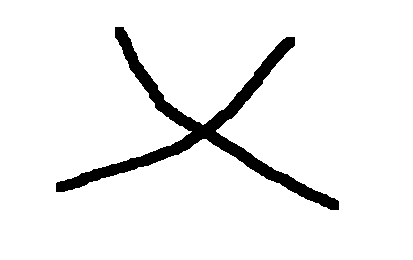
#> input picture graphs/pre_thining9.png, 413 x 260 px
$ python thining_algorithm.py
#> lines starting #> are read from the running program, lines starting #| are printed output that depends on the picture; after the words box and inside, x2 and y2 are one past the last pixel; in counts of white or black regions, pixels touching at a corner belong together
from PIL import Image, ImageOps
import numpy as np
import numpy.ma as ma
from math import sin,cos,pi

import cProfile
import pstats

# 1 is part of graph and 0 is background (on monitor, displayed as black background with a white graph and text)
on,off = 1,0

# Set of all 8-simple pixels where numbers in binary represent different positions of 8-neighboring pixels,
# note that for binary representation, top left neighbor pixel is the left most bit and left neighbor pixel is the right most bit in an 8-bit number
# ListNot8simp=  {9, 10, 11, 17, 18, 19, 25, 26, 27, 33, 34, 35, 36, 37, 38, 39, 40, 41, 42, 43, 44, 45, 46, 47, 49, 50, 51, 57, 58, 59, 66, 68, 70, 72, 73, 74, 75, 76, 78, 82, 90, 98, 100, 102, 104, 105, 106, 107, 108, 110, 114, 122, 130, 132, 134, 136, 137, 138, 139, 140, 142, 144, 145, 146, 147, 148, 150, 152, 153, 154, 155, 156, 158, 160, 161, 162, 163, 164, 165, 166, 167, 168, 169, 170, 171, 172, 173, 174, 175, 176, 177, 178, 179, 180, 182, 184, 185, 186, 187, 188, 190, 194, 196, 198, 200, 201, 202, 203, 204, 206, 210, 218, 226, 228, 230, 232, 233, 234, 235, 236, 238, 242, 250}
# ListIs8simp=  {0, 1, 2, 3, 4, 5, 6, 7, 8, 12, 13, 14, 15, 16, 20, 21, 22, 23, 24, 28, 29, 30, 31, 32, 48, 52, 53, 54, 55, 56, 60, 61, 62, 63, 64, 65, 67, 69, 71, 77, 79, 80, 81, 83, 84, 85, 86, 87, 88, 89, 91, 92, 93, 94, 95, 96, 97, 99, 101, 103, 109, 111, 112, 113, 115, 116, 117, 118, 119, 120, 121, 123, 124, 125, 126, 127, 128, 129, 131, 133, 135, 141, 143, 149, 151, 157, 159, 181, 183, 189, 191, 192, 193, 195, 197, 199, 205, 207, 208, 209, 211, 212, 213, 214, 215, 216, 217, 219, 220, 221, 222, 223, 224, 225, 227, 229, 231, 237, 239, 240, 241, 243, 244, 245, 246, 247, 248, 249, 251, 252, 253, 254, 255}
eightSimpleSet = {0, 1, 2, 3, 4, 5, 6, 7, 8, 12, 13, 14, 15, 16, 20, 21, 22, 23, 24, 28, 29, 30, 31, 32, 48, 52, 53, 54, 55, 56, 60, 61, 62, 63, 64, 65, 67, 69, 71, 77, 79, 80, 81, 83, 84, 85, 86, 87, 88, 89, 91, 92, 93, 94, 95, 96, 97, 99, 101, 103, 109, 111, 112, 113, 115, 116, 117, 118, 119, 120, 121, 123, 124, 125, 126, 127, 128, 129, 131, 133, 135, 141, 143, 149, 151, 157, 159, 181, 183, 189, 191, 192, 193, 195, 197, 199, 205, 207, 208, 209, 211, 212, 213, 214, 215, 216, 217, 219, 220, 221, 222, 223, 224, 225, 227, 229, 231, 237, 239, 240, 241, 243, 244, 245, 246, 247, 248, 249, 251, 252, 253, 254, 255}

def threshold_function(threshold):
    """
    # Inverts image white to black
    :param x: a pixel value
    :return: new pixel value
    """
    return lambda x: off if x > threshold else on

def thining(filename, threshold = 130,viewBeforeThining=False):
    """
    # Thining algorithm performed on an image with filepath given as an attribute.
    :param filename: filepath as a string to an image
    :return: an image object
    """
#> called with filename = 'graphs/pre_thining9.png', threshold = 200, viewBeforeThining = False

    # Makes image grayscale
    im = Image.open(filename).convert("L")
#> im: PIL image 413x260 L; 93.8% white; 1 black region, box (x1, y1, x2, y2) and area: (56, 27, 339, 210) 6609

    if viewBeforeThining:
        im.show(title="Grayscale, pre-thinning")

    # Makes image binary, threshold is between 0 and 255
    im = im.point(threshold_function(threshold), mode='1')
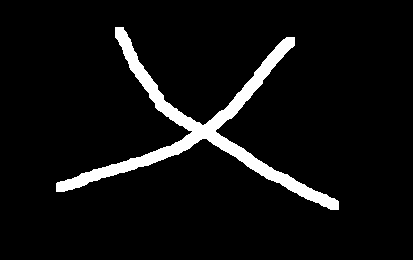
#> im: PIL image 413x260 1; 6.2% white; 1 white region, box (x1, y1, x2, y2) and area: (56, 27, 339, 210) 6609

    if viewBeforeThining:
        im.show(title="Post-binary and -inverted")

    # Crop with bounding box crops largest possible black border around image
    # adds a 1 pixel wide border around image to prevent algorithm from trying to access pixels outside
    im = ImageOps.expand(im, border=1, fill=off)
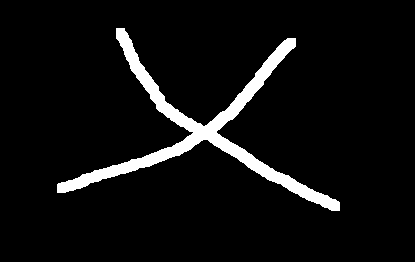
#> im: PIL image 415x262 1; 6.1% white; 1 white region, box (x1, y1, x2, y2) and area: (57, 28, 340, 211) 6609

    # Used to acces pixel data
    px = im.load()
    # Converts image into a Numpy array, then creates a mask of the Numpy array, used to mask away background pixels and
    # pixels which should not be removed
    maskArray = ma.masked_equal(np.asarray(im), off)

    pixel_deleted = True
    passCount = 0
    while pixel_deleted:

        passCount += 1
        pixel_deleted = False
        for v in range(4):
            # Results in 4 iterations with values  (1, 0), (1, 0), (-1, 0), (0, -1) : E, N, W, S
            d = (round(cos(v * pi / 2)), round(sin(v * pi / 2)))

            # Pixels to remove in this sub-pass
            marked_pixels = []
            # All non-background pixels
            nonzero = np.nonzero(maskArray)

            # For each pixel (y,x)
            for (y, x) in zip(nonzero[0], nonzero[1]):
                # A) can be skipped as we use maskArray[y,x] = off in curried function rmM()
                # A) Pixel is off
                if px[(x, y)] == off:
                    maskArray[y,x] = ma.masked
                    continue

                # B) Pixel is on, but not edge in direction d
                if px[(x + d[0], y + d[1])] == on:
                    continue
                # C) Pixel is an endpoint
                # List of colors of neighbor pixels, start in top-left pixel, goes around clockwise and end in left pixel
                neighborColors = [px[(x - 1, y - 1)], px[(x, y - 1)], px[(x + 1, y - 1)],
                                  px[(x + 1, y)], px[(x + 1, y + 1)], px[(x, y + 1)], px[(x - 1, y + 1)], px[(x - 1, y)]]
                if neighborColors.count(on) <= 1:
                    maskArray[y,x] = ma.masked
                    continue
                # D) Is not 8-Simple, removing pixel does affect connectivness of neighboring pixels, therefore don't remove pixel
                if not is8Simple(neighborColors):
                    maskArray[y,x] = ma.masked
                    continue

                # mark pixel i_xy for deletion
                marked_pixels.append((x,y))
                pixel_deleted = True
            # Removes marked pixels using a curried function
            list(map(removeMarked(px, maskArray), marked_pixels))
#> this loop made 8 passes
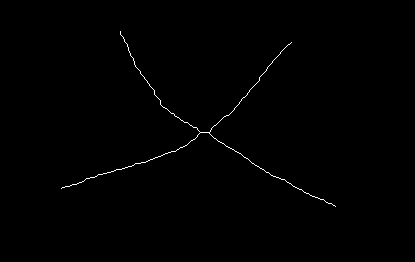
#> maskArray: shape (262, 415) bool; 0.45% white in thin lines or dots, all inside (x1, y1, x2, y2) = (61, 31, 336, 207)
    return im, Image.open(filename).convert("L")

def removeMarked(px, maskArray):
    """
    Currying function that lets you remove pixels based on index, used in a map-function
    :param px: array of pixels
    :return: a curried function that removes pixels based on index.
    """
    def rmM(i_xy):
        x,y = i_xy
        # Lets us skip A) in thinning()
        maskArray[y,x] = off
        px[i_xy] = off
    return rmM

def is8Simple(neighborColors):
    """
    Finds out if array of size 8 is an 8-simple
    :param neighborColors:
    :return: True if it is an 8-simple, false otherwise
    """
    number = 0
    for e in neighborColors:
        number = e | (number << 1)
    return number in eightSimpleSet


if __name__ == "__main__":
    pr = cProfile.Profile()
    # filename = "graphs/lars_graph16.png"
    filename = "graphs/pre_thining9.png"
    # [4 lines of commented-out code are left out]
    pr.enable()

    im, imGray = thining(filename,threshold=200)

    pr.disable()
    stats = pstats.Stats(pr).strip_dirs().sort_stats('cumtime')
    stats.print_stats(15)
    im.show(title="Testing thinning")

    name = filename.split(".")
    name = name[0] + "_post_thining." + name[1]
    im.save(name, "PNG")

$ run again, with graphs/lars_graph16.png copied over graphs/pre_thining9.png
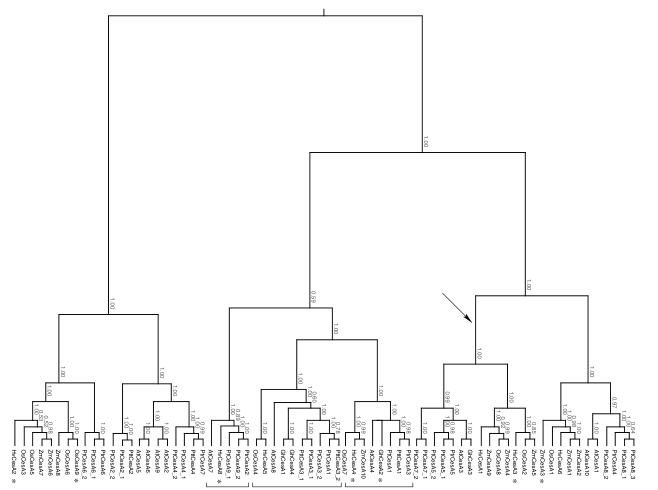
#> input picture graphs/lars_graph16.png, 1315 x 979 px (shown at 1/2 size)
#> in thining, `im = ImageOps.expand(im, border=1, fill=off)`:
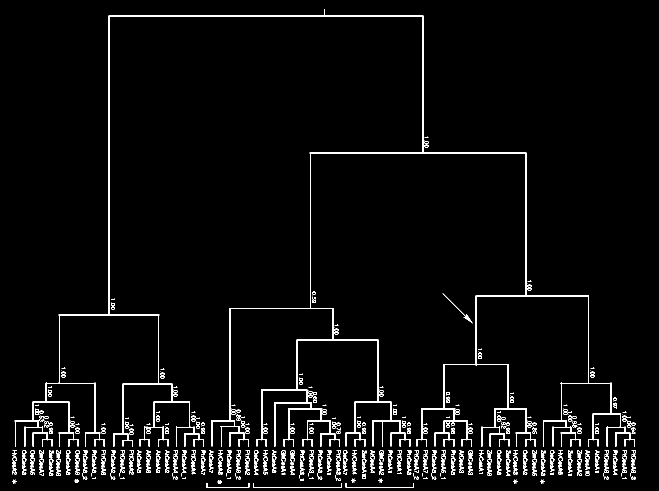
#> im: PIL image 1317x981 1 (shown at 1/2 size); 3.5% white in thin lines or dots
#> the loop in thining, `while pixel_deleted: ` made 4 passes
#> after the loop in thining, `while pixel_deleted:`:
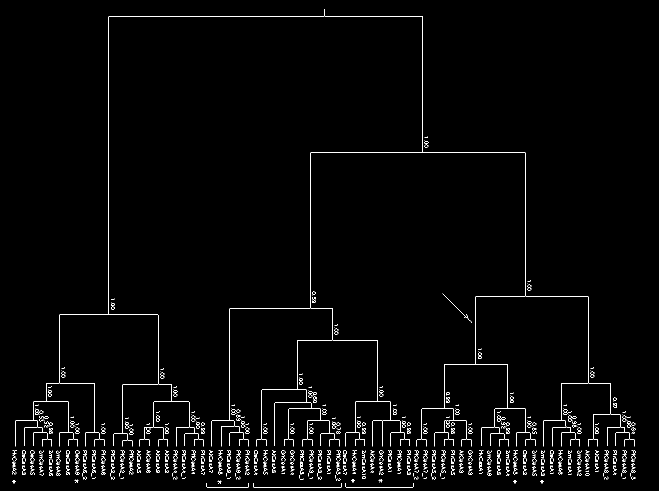
#> maskArray: shape (981, 1317) bool (shown at 1/2 size); 1.6% white in thin lines or dots

$ run again, with graphs/test2.png copied over graphs/pre_thining9.png
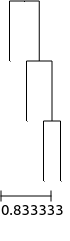
#> input picture graphs/test2.png, 70 x 241 px
#> in thining, `im = ImageOps.expand(im, border=1, fill=off)`:
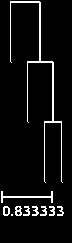
#> im: PIL image 72x243 1; 6% white in thin lines or dots, all inside (x1, y1, x2, y2) = (1, 1, 64, 216)
#> the loop in thining, `while pixel_deleted: ` made 3 passes
#> after the loop in thining, `while pixel_deleted:`:
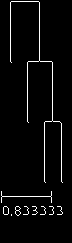
#> maskArray: shape (243, 72) bool; 3.5% white in thin lines or dots, all inside (x1, y1, x2, y2) = (1, 1, 63, 216)

$ run again, with graphs/pre_thining1.png copied over graphs/pre_thining9.png
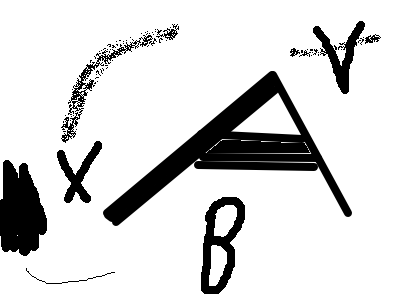
#> input picture graphs/pre_thining1.png, 400 x 300 px
#> in thining, `im = ImageOps.expand(im, border=1, fill=off)`:
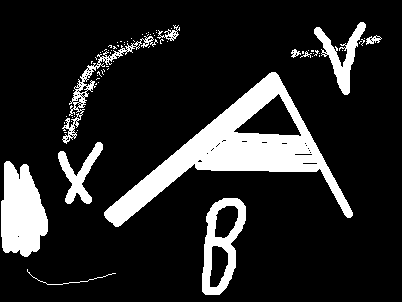
#> im: PIL image 402x302 1; 15.3% white; 72 white regions (61 under 20 px), largest, box (x1, y1, x2, y2) and area: (104, 72, 353, 227) 9709, (1, 161, 48, 257) 3294, (202, 198, 246, 295) 1922
#> the loop in thining, `while pixel_deleted: ` made 19 passes
#> after the loop in thining, `while pixel_deleted:`:
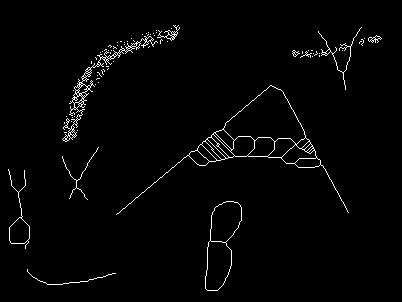
#> maskArray: shape (302, 402) bool; 1.9% white in thin lines or dots, all inside (x1, y1, x2, y2) = (8, 25, 382, 291)
